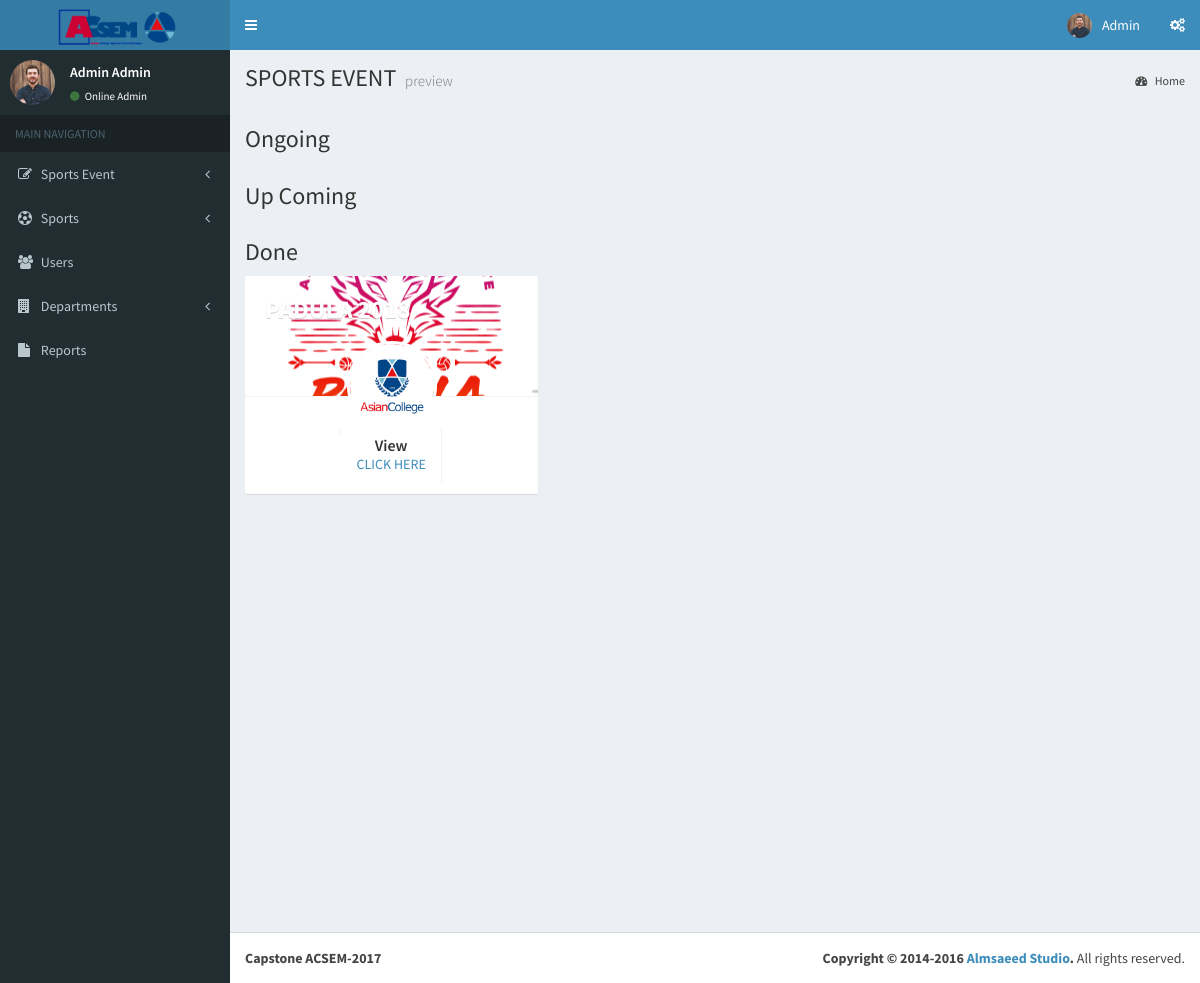
The app's page /ACSEM/starter.php (signed in) with its own data.
### tables this page shows
CREATE TABLE `tbl_event` (
  `EventID` varchar(15) NOT NULL,
  `EventName` text NOT NULL,
  `EventDescription` text NOT NULL,
  `EventStart` text NOT NULL,
  `EventEnd` text NOT NULL,
  `Eventphoto` text NOT NULL
);

### ACSEM/conn/check.php (called while the page is built, shortened)
<?php
  if(isset($_COOKIE['userid']) && $_COOKIE['userid'] != ''){
  $user = $_COOKIE['userid'];
  $user;
  }else if(isset($_SESSION['userid']) && $_SESSION['userid'] !=''){
  $user = $_SESSION['userid'];
  }else if(!isset($_COOKIE['userid']) && $_COOKIE['userid'] != ''){
      header("Location: ../login.php");
  }else if(!isset($_SESSION['userid']) && $_SESSION['userid'] !=''){
      header("Location: ../login.php");
  }
?>

### ACSEM/starter.php (the view, shortened to what this page needs)
<?php
  include("conn/connection.php");
  include("conn/check.php");
  $today = date("m/d/Y");
  $query = "SELECT * FROM tbl_admin where AdminID = '$user'  " ;
  $result = mysqli_query($link, $query);
  while($row = mysqli_fetch_assoc($result))
       {
        $fname = $row['Afname'];
        $lname = $row ['Alname'];
        $Aphoto = $row['Aphoto'];
       }
?>
<!DOCTYPE html>
<html>
<head>
  <link rel="stylesheet" href="bootstrap/css/bootstrap.min.css">
  <link rel="stylesheet" href="https://cdnjs.cloudflare.com/ajax/libs/font-awesome/4.5.0/css/font-awesome.min.css">
  <link rel="stylesheet" href="https://cdnjs.cloudflare.com/ajax/libs/ionicons/2.0.1/css/ionicons.min.css">
  <link rel="stylesheet" href="plugins/jvectormap/jquery-jvectormap-1.2.2.css">
  <link rel="stylesheet" href="dist/css/AdminLTE.min.css">
  <link rel="stylesheet" href="dist/css/skins/_all-skins.min.css">
</head>
<body class="hold-transition skin-blue sidebar-mini">
<div class="wrapper">
  <header class="main-header">
    <a href="starter.php" class="logo">
      <span class="logo-lg"><b><img src="images/Fiacsem.png" style="width:65%; height:5%;"></b></span>
    </a>
    <nav class="navbar navbar-static-top">
      <a href="#" class="sidebar-toggle" data-toggle="offcanvas" role="button">
      </a>
      <div class="navbar-custom-menu">
        <ul class="nav navbar-nav">
          <li class="dropdown user user-menu">
            <a href="#" class="dropdown-toggle" data-toggle="dropdown">
              <img src="pages/forms/upload/<?php echo $Aphoto; ?>" class="user-image" alt="User Image">
              <span class="hidden-xs"><?php echo $fname; ?></span>
            </a>
          </li>
          <li>
            <a href="#" data-toggle="control-sidebar"><i class="fa fa-gears"></i></a>
          </li>
        </ul>
      </div>
    </nav>
  </header>
  <aside class="main-sidebar">
    <section class="sidebar">
      <div class="user-panel">
        <div class="pull-left image">
          <img src="pages/forms/upload/<?php echo $Aphoto; ?>" class="img-circle" alt="User Image">
        </div>
        <div class="pull-left info">
          <p><?php echo $fname . " " . $lname ; ?></p>
          <a href="#"><i class="fa fa-circle text-success"></i> Online Admin</a>
        </div>
      </div>
      <ul class="sidebar-menu">
        <li class="header">MAIN NAVIGATION</li>
        <li class="treeview">
          <a href="#"><i class="fa fa-edit"></i> <span>Sports Event</span>
            <span class="pull-right-container">
              <i class="fa fa-angle-left pull-right"></i>
            </span>
          </a>
        </li>
        <li class="treeview">
          <a href="#"><i class="fa fa-soccer-ball-o"></i> <span>Sports</span>
            <span class="pull-right-container">
              <i class="fa fa-angle-left pull-right"></i>
            </span>
          </a>
        </li>
        <li><a href="pages/forms/users.php"><i class="fa fa-users"></i> <span>Users</span></a></li>
        <li class="treeview">
          <a href="#"><i class="fa fa-building"></i> <span>Departments</span>
            <span class="pull-right-container">
              <i class="fa fa-angle-left pull-right"></i>
            </span>
          </a>
        </li>
        <li><a href="pages/forms/Report.php"><i class="fa fa-file"></i> <span>Reports</span></a></li>
      </ul>
    </section>
  </aside>
  <div class="content-wrapper">
    <section class="content-header">
      <h1>
        SPORTS EVENT <small>preview</small>
      </h1>
      <ol class="breadcrumb">
        <li class="active"><a href="#"><i class="fa fa-dashboard"></i> Home</a></li>
      </ol>
    </section>
    <section class="content">
    <div class="row">
    <div class="col-md-3">
    <h3>Ongoing</h3>
    </div>
    </div>
      <div class="row">
      <div class="col-md-3">
      <h3>Up Coming</h3>
      </div>
      </div>
      <div class="row">
      <div class="col-md-3">
      <h3>Done</h3>
      </div>
      </div>
      <div class="row">
     <?php
      $query = "SELECT * FROM tbl_event Where EventEnd < '$today'";
      $result = mysqli_query($link, $query);
      while($row = mysqli_fetch_assoc($result)){
          $eventid  = $row['EventID'];
          $eventname = $row['EventName'];
          $eventp = $row['Eventphoto'];
          ?>
          <div class="col-md-4">
          <div class="box box-widget widget-user">
            <div class="widget-user-header bg-black" style="background: url('pages/forms/upload/<?php echo $eventp; ?>') center center;">
              <h3 class="widget-user-username"><b><?php echo $eventname; ?></b></h3>
              <h5 class="widget-user-desc">Done</h5>
            </div>
            <div class="widget-user-image">
              <img class="img-circle" src="dist/img/ac.png" alt="User Avatar">
            </div>
            <div class="box-footer">
              <div class="row">
                <div class="col-sm-4 border-right">
                </div>
                <div class="col-sm-4 border-right">
                  <div class="description-block">
                    <h5 class="description-header">View</h5>
                    <span class="description-text"><a href="pages/forms/eventdetails.php?id=<?php echo $eventid;?>">Click Here</a></span>
                  </div>
                </div>
                <div class="col-sm-4">
                </div>
              </div>
            </div>
          </div>
        </div>
      <?php
      }
      ?>
      </div>
    </section>
  </div>
  <footer class="main-footer">
    <div class="pull-right hidden-xs">
       <strong>Copyright &copy; 2014-2016 <a href="http://almsaeedstudio.com">Almsaeed Studio</a>.</strong> All rights
    reserved.
    </div>
      <strong>Capstone ACSEM-2017</strong>
  </footer>
</div>
</body>
</html>

### records on screen
tbl_event: Eventphoto (picture), EventName "PADULA 2018"

### other values on screen
$fname "Admin"
$lname "Admin"
